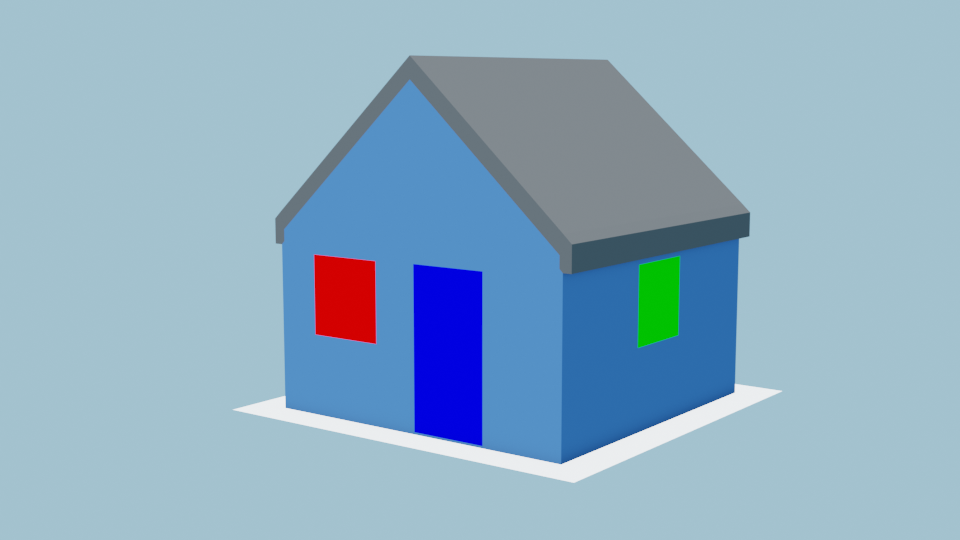
#> input picture house1.png, 960 x 540 px
$ jupyter execute Part1_Submission.ipynb
#> lines starting #> are read from the running program, lines starting #| are printed output that depends on the picture; after the words box and inside, x2 and y2 are one past the last pixel; in counts of white or black regions, pixels touching at a corner belong together
#### Christian Altrichter, Jury Andrea D'Onofrio, Francesco Huber

[cell 1]
import cv2
import numpy as np
import matplotlib.pyplot as plt
from scipy.signal import convolve2d
import math

np.set_printoptions(4, suppress=True)

## Task 0.
Implemented Canny Edge Detection from Scratch

[cell 2]
# Helper Function which overwrites any incompatible library import from collab
def cv2_imshow(imgz, title=None):
    plt.imshow(imgz)
    if title is not None:
        plt.title(title)
    plt.show()

[cell 3]
image = cv2.imread("house1.png", 0)
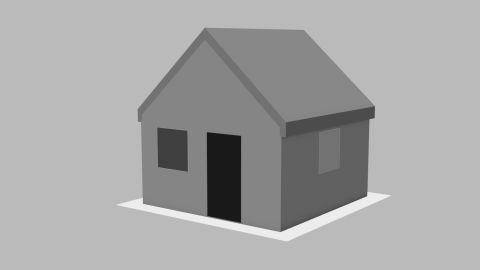
#> image: shape (540, 960) (shown at 1/2 size); min 25, max 237, mean 165.6

print("im shape:", image.shape)
#| im shape: (540, 960)
print("im dim:", image.ndim)
#| im dim: 2
cv2_imshow(image, "Original Image")

[cell 4]
# Gaussian, Implemented but never used as the images provided are free of considerable noise, therefore we were able to work without it
# Taken from iCorsi
# [32 lines left out: function gaussian_filter, not called in this run]

[cell 5]
# Sobel Application
def apply_sobel(img):
    # Sobel Kernels
    sobel_x = np.array([[1, 2, 1],
                        [0, 0, 0],
                        [-1, -2, -1]])
    sobel_y = np.array([[-1, 0, 1],
                        [-2, 0, 2],
                        [-1, 0, 1]])

    fill_val = img[0][0]
#> fill_val = 186

    # Application of the kernels
    Gx = convolve2d(img, sobel_x, fillvalue=fill_val)
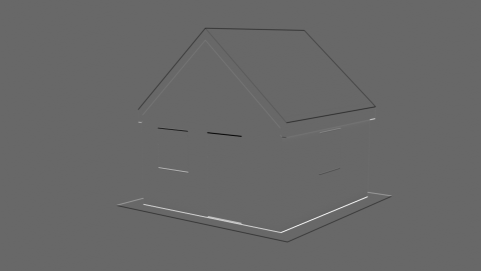
#> Gx: shape (542, 962) int64 (shown at 1/2 size); min -431, max 624, mean 0; drawn with min black and max white
    Gy = convolve2d(img, sobel_y, fillvalue=fill_val)

    # Magnitude
    Gs = np.sqrt(Gx ** 2 + Gy ** 2)
    # Direction
    theta = np.arctan2(Gy, Gx)
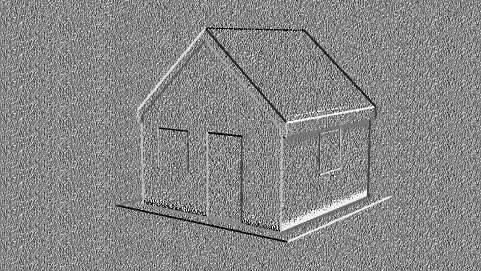
#> theta: shape (542, 962) float64 (shown at 1/2 size); min -3.14, max 3.14, mean 0.202; drawn with min black and max white

    return Gx, Gy, Gs, theta

[cell 6]
# Non-maxima suppression
def non_max_suppression(G_theta, _G_mag):
    G_mag = np.copy(_G_mag)  # Create empty image

    # Transform theta into degrees
    G_deg = G_theta * (180 / np.pi)

    for i in range(1, G_deg.shape[0] - 1):
        for j in range(1, G_deg.shape[1] - 1):

            elem_g = G_mag[i][j]  # Magnitude intensity
            current_theta = G_deg[i][j]  # Direction

            alpha = current_theta
            # Horizontal
            if -22.5 < alpha <= 22.5 or -180 < alpha <= -157.5 or 157.5 < alpha <= 180:
                elem1_hor = G_mag[i - 1][j]
                elem2_hor = G_mag[i + 1][j]
                local_maxima = max(elem_g, elem1_hor, elem2_hor)

            # Vertical
            elif 67.5 < alpha <= 112.5 or -112.5 < alpha <= -67.5:
                elem1_hor = G_mag[i][j + 1]
                elem2_hor = G_mag[i][j - 1]
                local_maxima = max(elem_g, elem1_hor, elem2_hor)

            # Diagonal 45
            elif 112.5 < alpha <= 157.5 or -67.5 < alpha <= -22.5:
                elem1_hor = G_mag[i + 1][j + 1]
                elem2_hor = G_mag[i - 1][j - 1]
                local_maxima = max(elem_g, elem1_hor, elem2_hor)

            # Diagonal -45
            elif 22.5 < alpha <= 67.5 or -157.5 < alpha <= -112.5:
                elem1_hor = G_mag[i - 1][j + 1]
                elem2_hor = G_mag[i + 1][j - 1]
                local_maxima = max(elem_g, elem1_hor, elem2_hor)

            if elem_g != local_maxima:
                G_mag[i][j] = 0

    return G_mag

[cell 7]
Gx, Gy, Gs, G_theta = apply_sobel(image)
cv2_imshow(image, "Original Image")
cv2_imshow(Gx, 'Sobel Gx')
cv2_imshow(Gy, 'Sobel Gy')
cv2_imshow(G_theta, 'Sobel Theta')
cv2_imshow(Gs, 'Sobel Magnitude')

#Non Maxima Suppression
G_prime = non_max_suppression(G_theta, Gs)
cv2_imshow(G_prime, "Local Non Max Suppression")

# Detail Comparison
cv2_imshow(Gs[40:140, 380:480], 'Roof Detail - Magnitude')
cv2_imshow(G_prime[40:140, 380:480], "Roof Detail - Non-Max Suppression")

[cell 8]
def double_threshold(img, min, max):
#> called with min = 10, max = 40
    A = np.copy(img)
    M, N = A.shape
    for i in range(M):
        for j in range(N):
            if A[i, j] >= max:
                A[i, j] = max
            elif min <= A[i, j] < max:
                A[i, j] = min
            else:
                A[i, j] = 0
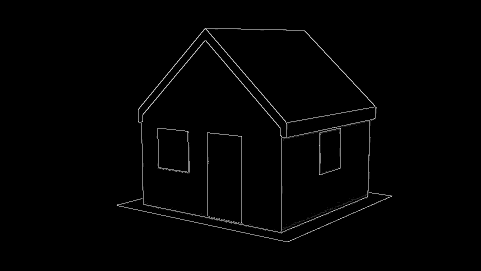
#> A: shape (542, 962) float64 (shown at 1/2 size); min 0, max 40, mean 0.4; drawn with min black and max white
    return A

[cell 9]
# Used to decide on min and max values for double Threshold
def plot_histogram(img, name):
#> called with name = 'G_prime'
    A = np.copy(img)
    A_vals = A.flatten()
    A_unique = set(A_vals)
#> A_unique = 2641 items
    print(name, "total unique values:", len(A_unique))
#| G_prime total unique values: 2641

    plt.hist(x=list(A_vals), histtype='stepfilled')
    plt.yscale('log')
    plt.show()
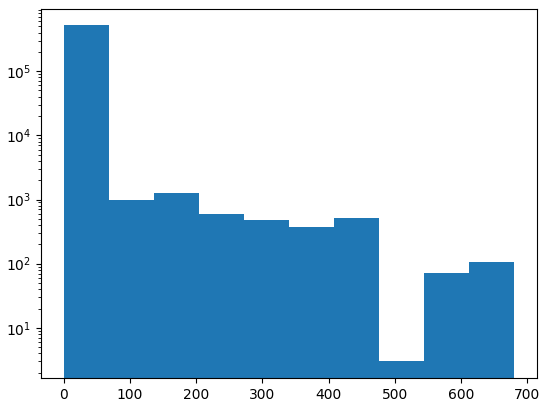
#> figure drawn by matplotlib, 1 panel

[cell 10]
G_thresh = double_threshold(G_prime, 10, 40)

plot_histogram(G_prime, "G_prime")
plot_histogram(G_thresh, "Threshold Image")
#| Threshold Image total unique values: 3
cv2_imshow(G_thresh, "Threshold Image")

# Detail Comparison
cv2_imshow(G_prime[40:140, 380:480], 'Roof Detail - Non Maxima')
cv2_imshow(G_thresh[40:140, 380:480], "Roof Detail - Threshold")
#> in cv2_imshow (call 12), `plt.show()`:
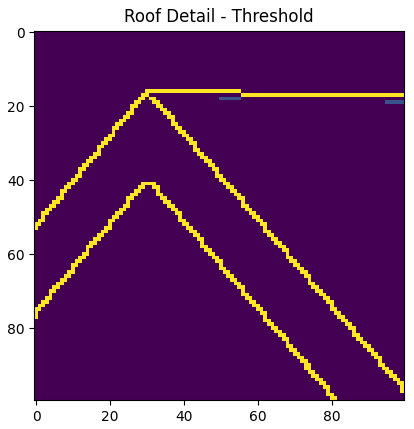
#> figure drawn by matplotlib, 1 panel

[cell 11]
# Connectivity Analysis
def connectivity(x, y):
    neighbors = []

    neighbors.append((x + 1, y))
    neighbors.append((x - 1, y))
    neighbors.append((x, y + 1))
    neighbors.append((x, y - 1))
    neighbors.append((x + 1, y + 1))
    neighbors.append((x - 1, y - 1))
    neighbors.append((x - 1, y + 1))
    neighbors.append((x + 1, y - 1))

    return neighbors


def get_edges(img):
    width = len(img)
#> width = 542
    height = len(img[0])
#> height = 962
    edges = img >= 40
#> edges: shape (542, 962) bool; 0.95% white in thin lines or dots, all inside (x1, y1, x2, y2) = (234, 56, 784, 484)
    # [4 lines of commented-out code are left out]
    queue = []

    for i in range(1, len(edges) - 1):
        for j in range(1, len(edges[1]) - 1):
            if edges[i][j] == True:
                queue.append((i, j))
#> after the loop, queue = 4968 pairs, first value 56 to 483, second value 234 to 783

    while len(queue) > 0:
        elem = queue.pop()
        to_add = connectivity(elem[0], elem[1])
        for cand in to_add:
            # print("CAND IS", cand)

            if (cand[0] < width - 1 and cand[1] < height - 1):
                if edges[cand[0], cand[1]] == True:
                    continue

                intensity = img[cand[0], cand[1]]
                if intensity >= 5 and intensity < 100:
                    queue.append((cand[0], cand[1]))
                    # print("ADDED")

        edges[elem[0], elem[1]] = True
#> this loop made 5656 passes
#> elem on passes 1 to 3: (483, 577), (483, 576), (483, 575)
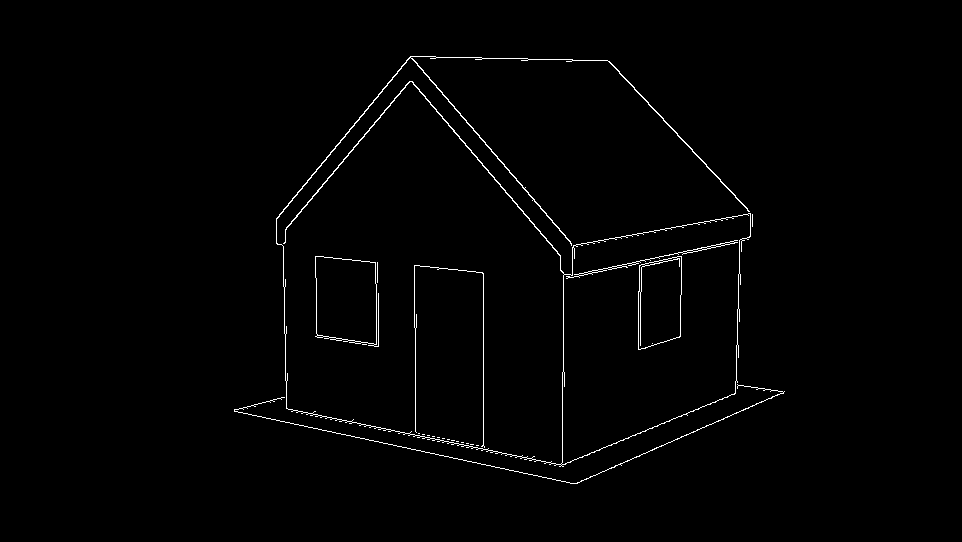
#> edges: shape (542, 962) bool; 1.1% white in thin lines or dots, all inside (x1, y1, x2, y2) = (234, 56, 785, 484)
#> after the loop, queue = []

    return edges

[cell 12]
connected_img = get_edges(G_thresh)
binary_image = np.where(connected_img == True, 100, 0)

# plt.clf()
plt.imshow(binary_image, cmap='gray', vmin=0, vmax=255)
plt.show()

# a colormap and a normalization instance
cmap = plt.cm.jet
norm = plt.Normalize(vmin=binary_image.min(), vmax=binary_image.max())
image = cmap(norm(binary_image))
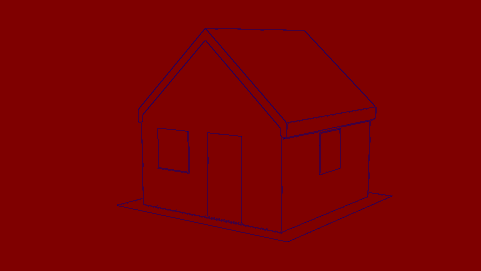
#> image: shape (542, 962, 4) float64 (shown at 1/2 size); mean of channels 0, 1, 2, 3 0.00541, 0, 0.495, 1; drawn as B, G, R
img = plt.imsave('canny_result.png', binary_image, cmap='gray')

[cell 13]
def canny_filter(img):
    G = np.copy(img)
    #G_gauss = gaussian_filter(G, a=1, sigma=1) # Not used
    Gx, Gy, Gs, Gt = apply_sobel(G)  # Gx,Gy, Magnitude, Theta
    G_nms = non_max_suppression(G_theta=Gt, _G_mag=Gs)
    G_threshold = double_threshold(G_nms, 40, 100)
    G_edges = get_edges(G_threshold)
#> the loop in get_edges (call 2), `while len(queue) > 0:` made 4968 passes
    G_binary = np.where(G_edges == True, 100, 0)
    return G_binary

[cell 14]
# Our implementation
image = cv2.imread("house1.png", 0)
our_image = canny_filter(image)
plt.imshow(our_image, cmap='gray', vmin=0, vmax=255)
Canny_Image = plt.imsave('canny_result.png', our_image, cmap='gray')
plt.title("Our Canny Filter")
plt.show()

# Vs Library
from skimage.feature import canny

plt.imshow(canny(np.copy(image)), cmap='gray')
plt.title("skimage Library Canny")
plt.show()
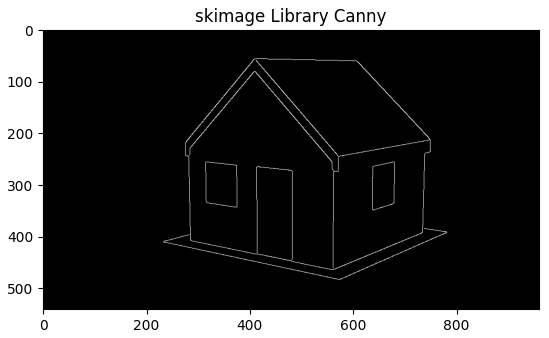
#> figure drawn by matplotlib, 1 panel

## Task 1.
Identify at least two sets of parallel lines in this house front (e.g., the top edge of the window and the door, the bottom edge of the window, and the bottom edge of the house form a set of three parallel lines). You can use the Hough transform to identify lines, or any other means to get the coordinates of specific points on those lines. If you do not manage to do this, you can read off the coordinates of those points manually (but this will give less points).

[cell 15]
def cv2_imshow(imgz, title=None, cmap='gray'):
    plt.imshow(imgz, cmap=cmap)
    if title is not None:
        plt.title(title)
    plt.show()

[cell 16]
image = cv2.imread("canny_result.png", 0)
print("im shape:", image.shape)
#| im shape: (542, 962)
print("im dim:", image.ndim)
#| im dim: 2
cv2_imshow(image, "Canny Image")

[cell 17]
# APPLY HOUGH TRANSFORM
# threshold is the upper value of our double thresholding step
def hough_line(input_img, step=1, range_t=(-90, 90), threshold=100):
    # Get Dimensions of image and populate theta range
#> called with step = 1, range_t = (-90, 90), threshold = 100
    width, height = input_img.shape
    theta_range = np.deg2rad(np.arange(range_t[0], range_t[1], step))

    # A**2 + B**2 = C**2
    csqaured = int(round(math.sqrt(width * width + height * height)))

    # Define possible rho space
    rhos = np.linspace(-csqaured, csqaured, csqaured * 2)
    nr_thetas = len(theta_range)

    # Hough accumulator array of theta vs rho
    acc = np.zeros((2 * csqaured, nr_thetas), dtype=np.uint8)

    # Get binary list of edges (True and False)
    are_edges = input_img > threshold

    # Retrieve indexes in which the value is True (thus a white line is present)
    y_index, x_index = np.nonzero(are_edges)
#> y_index = 4968 values from 56 to 483; x_index = 4968 values, max 783 at index 3612, min 234 at index 3813, mean 503.6

    # Accumulator Vote Procedure
    for y, x in zip(y_index, x_index):
        for t_id, t_val in enumerate(theta_range):
            rho = csqaured + int(round(x * np.cos(t_val) + y * np.sin(t_val)))
            acc[rho, t_id] += 1
#> this loop made 4968 passes
#> (y, x) on passes 1 to 3: (56, 410), (56, 411), (56, 412)
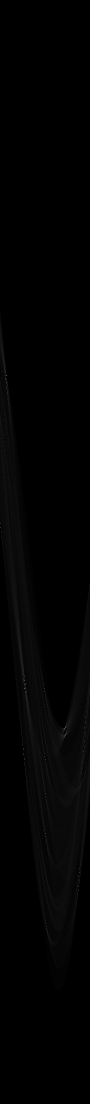
#> acc: shape (2208, 180) (shown at 1/2 size); min 0, max 248, mean 2.2

    return acc, theta_range, rhos


def display_hough(accumulator, thetas, rhos, cmap='hot'):
    plt.figure(figsize=(10, 10))
    plt.xlim(-90, 90)
    print("ACCUMULATOR")
    plt.imshow(accumulator, extent=[np.rad2deg(thetas[-1]), np.rad2deg(thetas[0]), rhos[-1], rhos[0]], cmap=cmap,
               aspect="auto")

[cell 18]
accumulator, thetas, rhos = hough_line(image)
#> thetas = 180 values from -1.57 to 1.55; rhos = 2208 values from -1104 to 1104
display_hough(accumulator=accumulator, thetas=thetas, rhos=rhos, cmap='hot')
#> (the rest of the program and of its run is left out)
